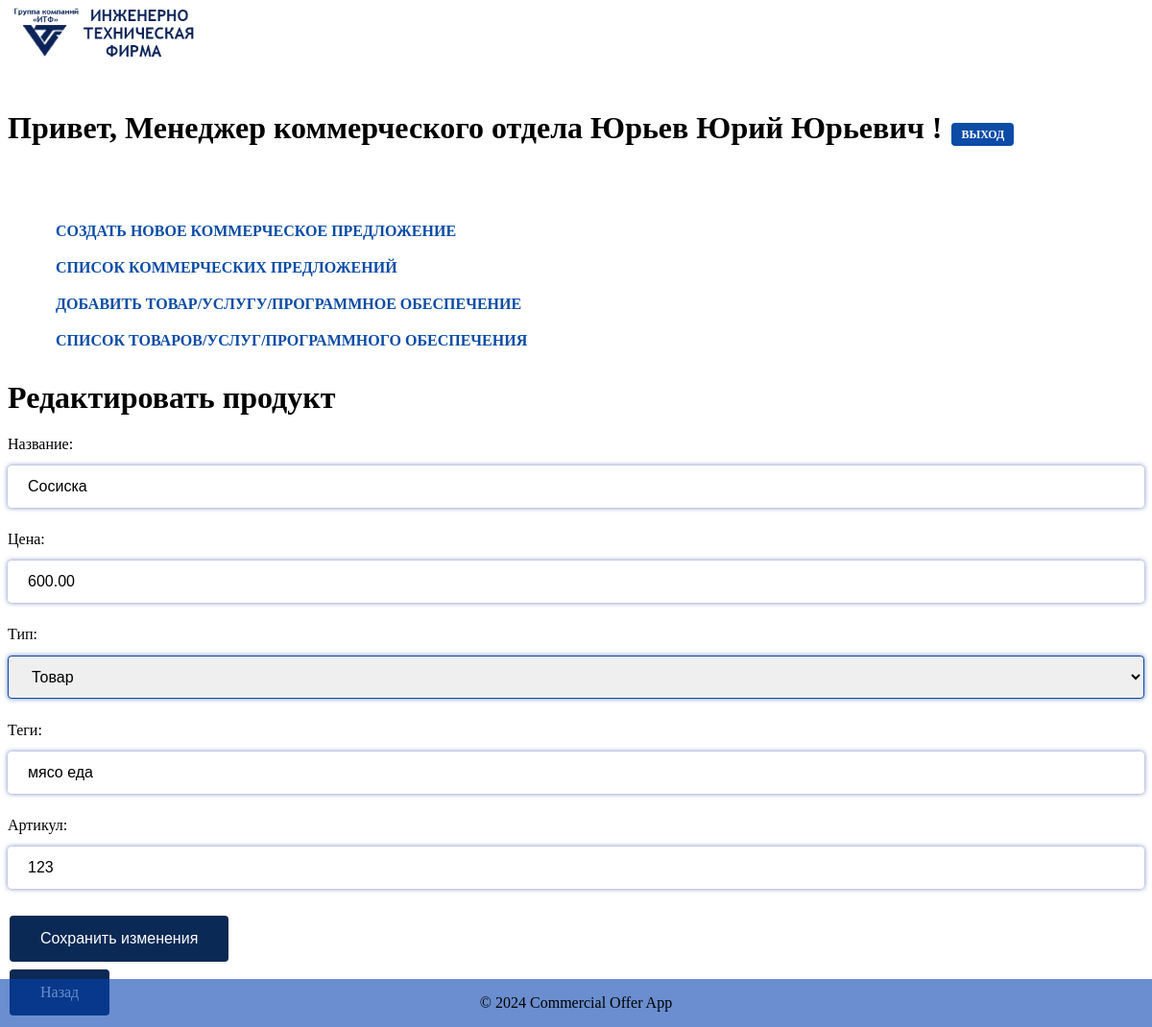
The app's page /offers/edit_product/1/ (signed in) with its own data.
### offers/models.py (models this page shows, shortened)
class Product(models.Model):
    TYPE_CHOICES = (
        ('товар', 'Товар'),
        ('услуга', 'Услуга'),
        ('программное обеспечение', 'Программное обеспечение'),
    )
    name = models.CharField(max_length=255)
    price = models.DecimalField(max_digits=10, decimal_places=2)
    description = models.TextField(default='')
    quantity = models.IntegerField(default=0)
    type = models.CharField(max_length=50, choices=TYPE_CHOICES)
    tags = models.CharField(max_length=255)
    article = models.CharField(max_length=50, unique=True)

### offers/views.py (the view)
# urls.py: path('edit_product/<int:product_id>/', views.edit_product, name='edit_product'),
@login_required
def edit_product(request, product_id):
    product = get_object_or_404(Product, id=product_id)
    if request.method == "POST":
        form = ProductForm(request.POST, instance=product)
        if form.is_valid():
            form.save()
            return redirect("product_list")
    else:
        form = ProductForm(instance=product)
    return render(request, "offers/edit_product.html", {"form": form})

### offers/forms.py
class ProductForm(forms.ModelForm):
    class Meta:
        model = Product
        fields = ['name', 'price', 'type', 'tags', 'article']
        labels = {
            'name': 'Название',
            'price': 'Цена',
            'type': 'Тип',
            'tags': 'Теги',
            'article': 'Артикул',
        }
        widgets = {
            'name': forms.TextInput(attrs={'class': 'form-control'}),
            'price': forms.NumberInput(attrs={'class': 'form-control'}),
            'type': forms.Select(attrs={'class': 'form-control'}),
            'tags': forms.TextInput(attrs={'class': 'form-control'}),
            'article': forms.TextInput(attrs={'class': 'form-control'}),
        }

### offers/templates/offers/edit_product.html (shortened to what this page needs)
{% extends 'offers/base.html' %}
{% block content %}
    <h1>Редактировать продукт</h1>
    <form method="post">
        {{ form.as_p }}
        <button class="button" type="submit">Сохранить изменения</button>
    </form>
    <a class="button" href="{% url 'profile' %}">Назад</a>
{% endblock %}

### offers/templates/offers/base.html (shortened to what this page needs)
{% load static %}
<!DOCTYPE html>
<html>
<head>
    <link rel="stylesheet" href="{% static 'offers/css/style.css' %}">
</head>
<body>
    <header>
        <img src="{% static 'offers/images/logo.png' %}" alt="Logo" class="logo">
        <h1 style="margin-top: 50px">Привет, {{ user.last_name }} {{ user.first_name }} {{ user.middle_name }}!<a href="{% url 'home' %}" class="logout-button" style="font-family: serif">ВЫХОД</a></h1>
    </header>
    <nav>
        <a href="{% url 'create_offer' %}">Создать новое коммерческое предложение</a>
        <a href="{% url 'offer_list' %}">Список коммерческих предложений</a>
        <a href="{% url 'create_product' %}">Добавить товар/услугу/программное обеспечение</a>
        <a href="{% url 'product_list' %}">Список товаров/услуг/программного обеспечения</a>
    </nav>
    <main>
        {% block content %}
        {% endblock %}
    </main>
    <footer>
        <p>&copy; 2024 Commercial Offer App</p>
    </footer>
</body>
</html>

### offers/static/offers/css/style.css (style rules this page uses)
body { background-image: url("/static/offers/images/back1.jpg"); background-size: auto; background-repeat: no-repeat; }
img { width: 200px; height: auto; }
.button { background-color: #0b2955; border: none; color: white; padding: 15px 32px; text-align: center; text-decoration: none; display: inline-block; font-size: 16px; margin: 4px 2px; cursor: pointer; border-radius: 4px; transition: background-color 0.3s ease; }
input[type="text"], input[type="password"], input[type="email"], input[type="url"], input[type="date"], input[type="datetime-local"], input[type="time"], input[type="datetime"], input[type="month"], input[type="week"], input[type="number"], input[type="search"], input[type="tel"], input[type="color"] { width: 100%; padding: 12px 20px; margin: 8px 0; box-sizing: border-box; border-radius: 4px; border: 1px solid #ffffff; font-size: 16px; transition: border-color 0.3s ease; }
label { font-size: 16px; margin-bottom: 5px; display: block; text-align: left; color: #000000; }
.form-control { width: 100%; padding: 12px 20px; margin: 8px 0; box-sizing: border-box; border-radius: 4px; border: 1px solid #ffffff; font-size: 16px; transition: border-color 0.3s ease; border-color: #0a4ca6; box-shadow: 0 0 5px rgba(19, 49, 151, 0.6); }
footer { position: fixed; left: 0; right: 0; bottom: 0; text-align: center; background-color: rgba(7, 67, 175, 0.6); }
nav { display: flex; flex-direction: column; text-align: left; align-items: flex-start; padding: 0; margin: 0; list-style: none; width: 1000px; background-color: #ffffff; margin-top: 50px; padding-top: 20px; margin-left: 30px; }
nav a { text-decoration: none; color: #0a4ca6; font-weight: bold; font-size: 16px; text-transform: uppercase; padding: 10px 20px; transition: background-color 0.3s ease; }
.logout-button { margin-left: 10px; font-size: 12px; background-color: #0a4ca6; color: white; border: none; padding: 5px 10px; cursor: pointer; border-radius: 4px; transition: background-color 0.3s ease; text-decoration: none; }

### records on screen
Product: name "Сосиска", price "600.00", type "Товар", tags "мясо еда", article "123"

### other values on screen
{{ user.last_name }} "Менеджер коммерческого отдела"
{{ user.first_name }} "Юрьев Юрий Юрьевич"
